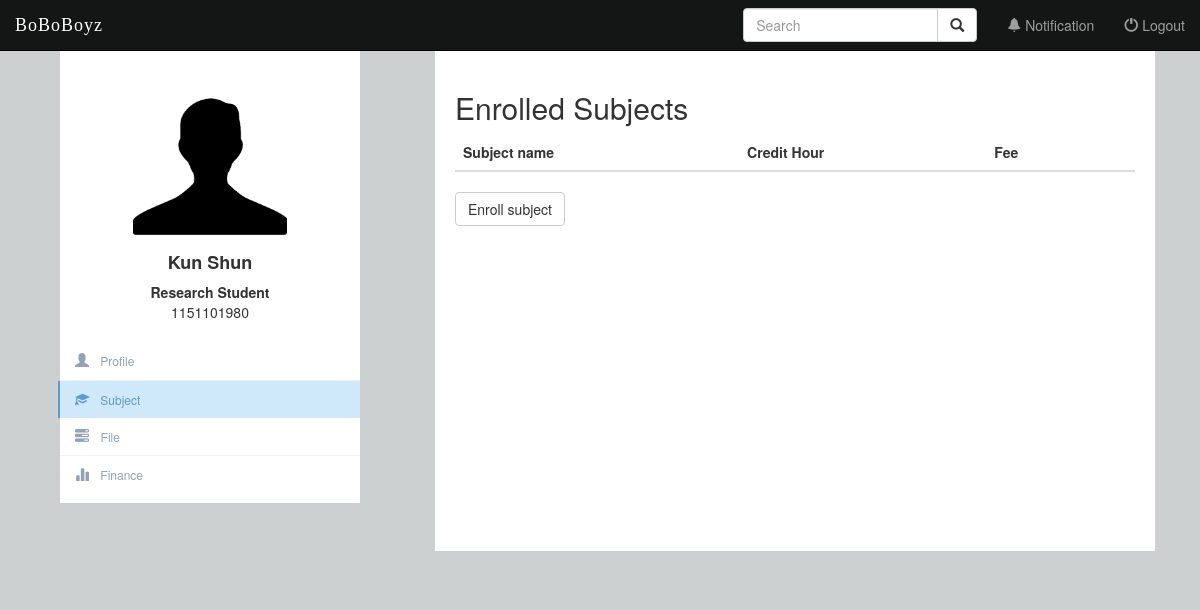
The app's page /subject/subject/ (signed in), older data.
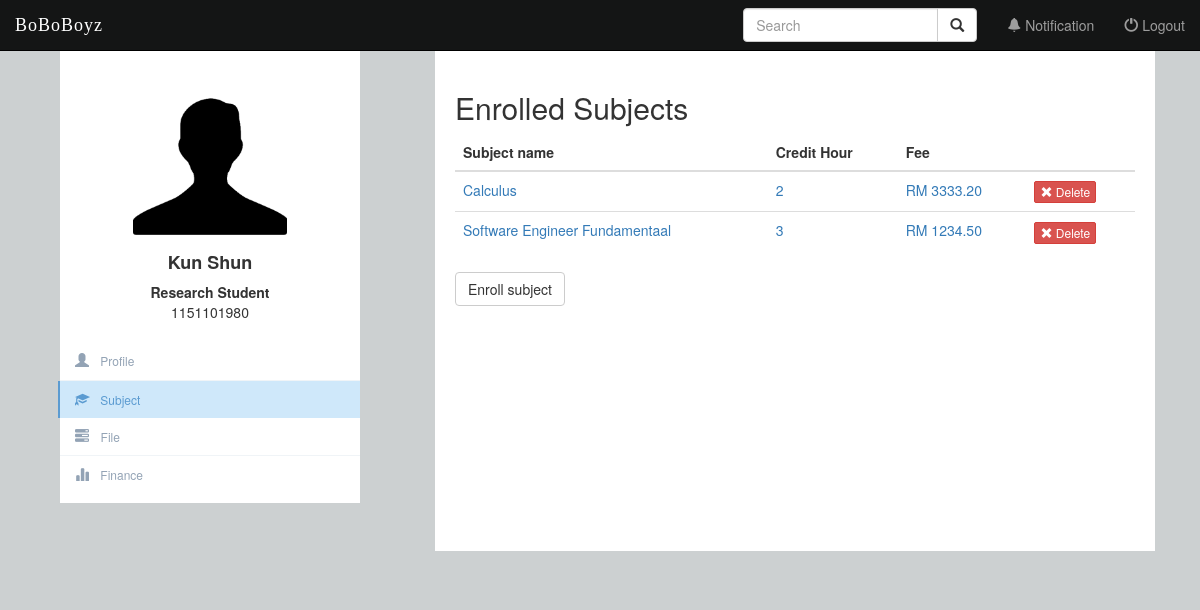
The same page, newer data.
### Profile/models.py (models this page shows, shortened)
class BaseProfile(models.Model):
    USER_TYPES = (
        ('Admin', 'Admin'),
        ('Supervisor', 'Supervisor'),
        ('Student', 'Student'),
    )
    GENDERS = (
        ('Female', 'Female'),
        ('Male', 'Male'),
    )
    user = models.OneToOneField(settings.AUTH_USER_MODEL, primary_key=True)
    user_dob = models.DateField(null=True, blank=True, verbose_name="Date of Birth")
    user_gender = models.CharField(choices=GENDERS, verbose_name="Gender", max_length=6)
    user_address = models.TextField(max_length=500, verbose_name="Address")
    user_photo = models.FileField(default="", verbose_name="Profile Picture", null=True, blank=True)
    user_type = models.CharField(choices=USER_TYPES, verbose_name="User Type", max_length=10)
    user_area = models.ForeignKey(Area, blank=True, null=True, on_delete=models.CASCADE, verbose_name="Area")
    class Meta:
        abstract = True

class Students(models.Model):
    STUDENT_TYPE = (
        ('By Research', 'By Research'),
        ('By Coursework', 'By Coursework'),
    )
    STATUS = (
        ('Active', 'Active'),
        ('Terminated', 'Terminated'),
        ('Graduated', 'Graduated'),
    )
    PROGRESS = (
        ('None', 'None'),
        ('Proposal Defense', 'Proposal Defense'),
        ('Work Completion Seminar', 'Work Completion Seminar'),
        ('Thesis Examination', 'Thesis Examination'),
        ('Viva Voce', 'Viva Voce'),
        ('Completed', 'Completed'),
    )
    user_status = models.CharField(choices=STATUS, verbose_name="Academic Status", default='Active', max_length=10)
    user_feesOwed = models.DecimalField(verbose_name="Outstanding Payment", max_digits=7,decimal_places=2,default=0)
    stud_type = models.CharField(choices=STUDENT_TYPE, verbose_name="Student Type", blank=True, null=True, max_length=13)
    br_title = models.CharField(max_length=100, verbose_name="Research Title", unique=True, null=True, blank=True)
    br_progress = models.CharField(choices=PROGRESS, verbose_name="Research Progress", default='None', max_length=23)
    bc_cgpa = MinMaxFloat(min_value=0.0, max_value=4.0, verbose_name="CGPA", default=0.0)
    class Meta:
        abstract = True

class Supervisor(models.Model):
    class Meta:
        abstract = True

class Profile(BaseProfile, Students, Supervisor):
    pass

### subject/models.py (models this page shows, shortened)
class Enroll(models.Model):
    student = models.ForeignKey(settings.AUTH_USER_MODEL, on_delete=models.CASCADE, null=True)
    subject = models.ForeignKey(Subject, on_delete=models.CASCADE, null=True)
    gpa = models.DecimalField(max_digits=3, decimal_places=2, blank=True, default="0.00")

class Subject(models.Model):
    name = models.CharField(max_length=250, blank=False)
    credit_hour = models.IntegerField(blank = False)
    fee = models.DecimalField(max_digits=7,decimal_places=2,blank = False)

### subject/views.py (the view, shortened to what this page needs)
# urls.py: url(r'^subject/', include('subject.urls')),
def subject(request):
    profile = Profile.objects.get(pk=request.user.id)
    all_profiles = Profile.objects.all().filter(
        Q(user_type="Supervisor") | Q(user_type="Student")
    ).distinct()
    query = request.GET.get("q")
    if profile.user_type == 'Supervisor':
        approved_app = Appointment.objects.filter(lecID=profile.user)
        form = ProgressForm(request.POST or None)
        if request.POST:
            if form.is_valid():
                progress = form.cleaned_data.get("br_progress")
                target_profile.br_progress = progress
                target_profile.save()
        if request.POST.get("reject"):
            appointmentID = request.POST.get('appointment_id', False)
            app = Appointment.objects.get(pk=appointmentID)
            app.status = "Reject"
            app.save()
        elif request.POST.get("accept"):
            appointmentID = request.POST.get('appointment_id', False)
            app = Appointment.objects.get(pk=appointmentID)
            app.status = "Approve"
            app.save()
            return render(request, 'subject/Subject.html', {'subjects': subjects, 'profile': profile, })
    elif profile.user_type == 'Student':
        try:
            application = Application.objects.get(app_student=request.user.id)
        except Application.DoesNotExist:
            application = None
            approved_app = Appointment.objects.filter(Q(stuID=profile.user) | Q(status="Pending"))
    if profile.user_type == 'Admin':
        logout(request)
        return render(request, 'Profile/login.html', {'error_message': 'You are NOT allowed to enter this page.'})
    else:
        subjects = Enroll.objects.filter(student=request.user)
        return render(request, 'subject/Subject.html',{'subjects': subjects, 'profile': profile, })

### subject/templates/subject/Subject.html (shortened to what this page needs)
<!DOCTYPE html>
<html lang="en">
{% extends 'Profile/side_bar.html' %}
{% block content %}
{% load staticfiles %}
<div class="col-md-12 col-sm-12 col-xs-12">
			<div class="form-profile">
			  <h2>Enrolled Subjects</h2>
				  <div class="table-responsive">
				  <table class="table">
					<thead>
					  <tr>
						<th>Subject name</th>
						  <th>Credit Hour</th>
					  <th>Fee</th>
						<th></th>
					  </tr>
					</thead>
					<tbody>
					  {% for obj in subjects %}
						<tr>
						<td>
						<a> {{ obj.subject.name }}</a>
					  </td>
						<td>
						<a> {{ obj.subject.credit_hour }}</a>
					  </td>
					  <td>
					  <a> RM {{ obj.subject.fee }}</a>
					  </td>
					  <td>
						<form action="{% url 'subject:delete' obj.id  %}" method="post" style="display: inline;">
						  <button type="submit" class="btn btn-danger btn-xs">
							<span class="glyphicon glyphicon-remove"></span> Delete
						  </button>
						</form>
					  </td>
					</tr>
					{% endfor %}
					</tbody>
				  </table>
				<a href="{% url 'subject:enroll' %}" class="btn btn-default">Enroll subject</a>
{% endblock %}

### Profile/templates/Profile/side_bar.html (shortened to what this page needs)
{% extends 'Profile/navigation_bar.html' %}
{% block body %}
{% load staticfiles %}
<div class="container-fluid">
	<div class="row profile">
		<div class="col-md-4 col-sm-4 hidden-xs ">
			<div class="profile-sidebar col-md-3 col-sm-3" id="profile-sidebar">
				<div class="profile-userpic">
					<center>
						<button type="button" class="btn btn-userpic">
							{% if profile.user_photo %}
								<img src="{{ profile.user_photo.url }}" class="img-responsive" alt="">
							{% else %}
								<img src="{% static 'Profile/image/default.png' %}" class="img-responsive" alt="">
							{% endif %}
						</button>
					</center>
				</div>
				<div class="profile-usertitle">
					<h4><strong>{{ profile.user.first_name }} {{ profile.user.last_name }}</strong></h4>
					<div>
						<strong>
							{% if profile.user_type == 'Student' %}
								{% if profile.stud_type == 'By Research' %}
									Research Student
								{% elif profile.stud_type == 'By Coursework'%}
									Coursework Student
								{% endif %}
							{% else %}
								{{ profile.user_type }}
							{% endif %}
						</strong>
					</div>
					<div>
						{{ profile.user.username }}
					</div>
				</div>
				<div class="profile-usermenu">
					<ul class = "nav navbar-fixed-left">
						<li {% if request.resolver_match.url_name == 'home' %}class="active"{% endif %}>
							<a href="{% url 'Profile:home' %}">
							<span class= "glyphicon glyphicon-user"></span>
							Profile</a>
						</li>
						<li {% if request.resolver_match.url_name == 'subject' %}class="active"{% endif %}>
							<a href="{% url 'subject:subject' %}">
							<span class= "glyphicon glyphicon-education"></span>
							Subject</a>
						</li>
						<li {% if request.resolver_match.url_name == 'file' %}class="active"{% endif %}>
							<a href="{% url 'file:file' %}">
							<span class= "glyphicon glyphicon-tasks"></span>
							File</a>
						</li>
						<li  {% if request.resolver_match.url_name == 'account' %}class="active"{% endif %}>
							<a href="{% url 'Transaction:account' %}">
							<span class= "glyphicon glyphicon-stats"></span>
							Finance</a>
						</li>
					</ul>
				</div>
			</div>
		</div>
		<div class="col-md-8 col-sm-8 col-xs-12">
			{% block content %}
			{% endblock %}
		</div>
	</div>
</div>
{% endblock %}

### Profile/templates/Profile/navigation_bar.html (shortened to what this page needs)
<!DOCTYPE html>
<html lang="en">
<head>
  {% load staticfiles %}
  <link rel="stylesheet" href="https://maxcdn.bootstrapcdn.com/bootstrap/3.3.7/css/bootstrap.min.css">
  <link rel="stylesheet" type="text/css" href="{% static 'Profile/css/navbar.css' %}" />
</head>
<nav class="navbar navbar-inverse navbar-fixed-top" role="navigation">
	<div class = "container-fluid">
		<div class="navbar-header">
			<a class = "navbar-brand active" href="{% url 'Profile:home' %}">BoBoBoyz</a>
		</div>
		<div class= "collapse navbar-collapse" id="topNavBar">
			    <ul class="nav navbar-nav navbar-right">
		         <li class="dropdown hidden-xs">
		          <a href="#" class="dropdown-toggle" data-toggle="dropdown" role="button" aria-haspopup="true" aria-expanded="false"><span class= "glyphicon glyphicon-bell" aria-hidden="true"></span> Notification
		          </a>
		        </li>
				<li class="">
						<a href="{% url 'Profile:logout_user' %}" >
							<span class= "glyphicon glyphicon-off" aria-hidden="true"></span> Logout
						</a>
				</li>
			</ul>
			<form class="navbar-form navbar-right" role="search">
				<div class="input-group">
					<input type="text" class="form-control" placeholder="Search" name="q">
					<div class="input-group-btn">
						<button class="btn btn-default" type="submit"><i class="glyphicon glyphicon-search"></i></button>
					</div>
				</div>
			</form>
		</div>
	</div>
</nav>
{% block body %}
{% endblock %}

### Profile/static/Profile/css/navbar.css (style rules this page uses)
.navbar { border-radius:0; }
.navbar-brand { font-family: 'Satisfy',cursive; }
.navbar-inverse { background-color: rgba(00,00,00,0.9); border-color: black; border-radius:0; }
.navbar-inverse .navbar-brand { color: white; font-weight: 200; letter-spacing: 1px; }
.profile { margin:1px 0; }
.profile-sidebar { padding: 20px 0 10px 0; background:white; margin-top:50px; margin-left:30px; min-width: 200px; min-height: 400px; }
.profile-userpic img { float: none; margin:0 auto; width:100%; height:100%; border-radius:3px; }
.profile-usertitle { text-align:center; margin-top:7px; }
.profile-usermenu { margin-top:20px; }
.profile ul li { border-bottom:1px solid #f0f4f7; }
.profile ul li:last-child { border-bottom: none; }
.profile ul li a { color:#93a3b5; font-size:12px; font-weight:400; }
.profile ul li a span { margin-right:8px; font-size:14px; }
.profile ul li.active { border-bottom:none; }
.profile ul li.active a { color:#5b9bd1; background-color:#cfe8fa; border-left: 2px solid #5b9bd1; margin-left: -2px; }
.form-profile { margin-top:50px; padding:20px; background:rgba(255,255,255,1); min-height:500px; margin-bottom:30px; }
.btn-danger { border-radius: 2px; }
.collapse.navbar-collapse { min-height: auto; max-height: 1200px; }
.btn-userpic { background-color: rgba(255,255,255,0); border: 1px solid rgba(255,255,255,0); height:75%; width:60%; }

Row changes from the older to the newer data that the page shows:
added Enroll: subject.name "Calculus", subject.credit_hour "2", subject.fee "3333.20"
added Enroll: subject.name "Software Engineer Fundamentaal", subject.credit_hour "3", subject.fee "1234.50"
